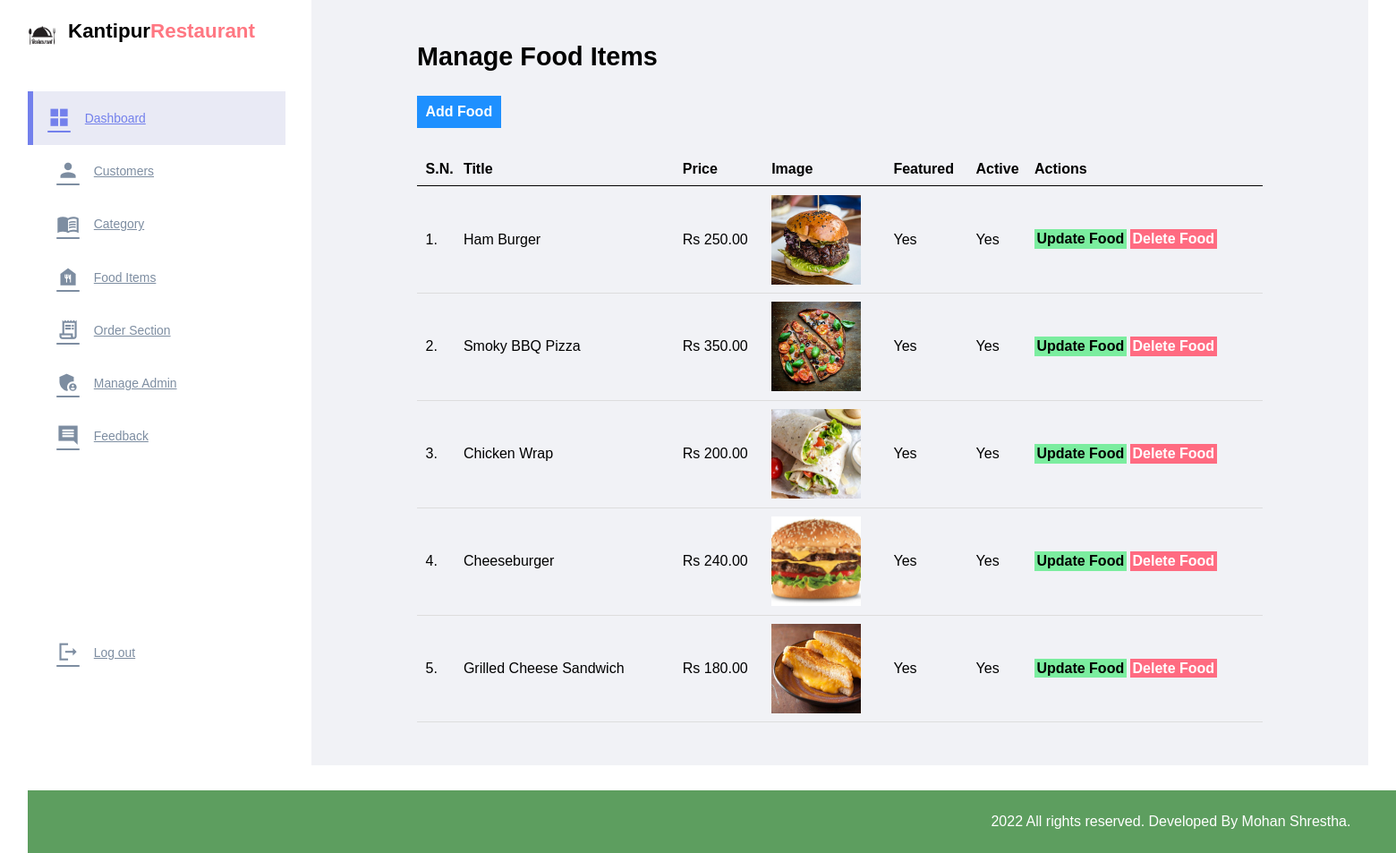
The app's page /admin/manage-food.php (signed in) with its own data.
### tables this page shows
CREATE TABLE `tbl_food` (
  `id` int(10) UNSIGNED NOT NULL,
  `title` varchar(100) NOT NULL,
  `description` text NOT NULL,
  `price` decimal(10,2) NOT NULL,
  `image_name` varchar(255) NOT NULL,
  `category_id` int(10) UNSIGNED NOT NULL,
  `featured` varchar(10) NOT NULL,
  `active` varchar(10) NOT NULL
);

### admin/manage-food.php (the view, shortened to what this page needs)
<?php include('partials/menu.php'); ?>
<div class="main-content">
    <div class="wrapper">
        <h1>Manage Food Items</h1>
        <br /><br />
                <a href="<?php echo ADMIN_URI; ?>admin/add-food.php" class="btn-primary">Add Food</a>
                <br /><br /><br />
                <table class="tbl-full">
                    <tr>
                        <th>S.N.</th>
                        <th>Title</th>
                        <th>Price</th>
                        <th>Image</th>
                        <th>Featured</th>
                        <th>Active</th>
                        <th>Actions</th>
                    </tr>
                    <?php
                        $sql = "SELECT * FROM tbl_food";
                        $res = mysqli_query($conn, $sql);
                        $count = mysqli_num_rows($res);
                        $sn=1;
                        if($count>0)
                        {
                            while($row=mysqli_fetch_assoc($res))
                            {
                                $id = $row['id'];
                                $title = $row['title'];
                                $price = $row['price'];
                                $image_name = $row['image_name'];
                                $featured = $row['featured'];
                                $active = $row['active'];
                                ?>
                                <tr>
                                    <td><?php echo $sn++; ?>. </td>
                                    <td><?php echo $title; ?></td>
                                    <td>Rs <?php echo $price; ?></td>
                                    <td>
                                        <?php
                                            if($image_name=="")
                                            {
                                                echo "<div class='error'>Image not Added.</div>";
                                            }
                                            else
                                            {
                                                ?>
                                                <img src="<?php echo ADMIN_URI; ?>images/food/<?php echo $image_name; ?>" style="width:100px !important;">
                                                <?php
                                            }
                                        ?>
                                    </td>
                                    <td><?php echo $featured; ?></td>
                                    <td><?php echo $active; ?></td>
                                    <td>
                                        <a href="<?php echo ADMIN_URI; ?>admin/update-food.php?id=<?php echo $id; ?>" class="btn-secondary">Update Food</a>
                                        <a href="<?php echo ADMIN_URI; ?>admin/delete-food.php?id=<?php echo $id; ?>&image_name=<?php echo $image_name; ?>" class="btn-danger">Delete Food</a>
                                    </td>
                                </tr>
                                <?php
                            }
                        }
                        else
                        {
                            echo "<tr> <td colspan='7' class='error'> Food not Added Yet. </td> </tr>";
                        }
                    ?>
                </table>
    </div>
</div>
<?php include('partials/footer.php'); ?>

### css/admin.css (style rules this page uses)
* { margin: 0; padding: 0; font-family: Arial, Helvetica, sans-serif; }
.wrapper { padding: 1%; width: 80%; margin: 0 auto; }
.tbl-full { width: 100%; }
table { border-collapse: collapse; width: 100%; }
th, td { padding: 8px; text-align: left; border-bottom: 1px solid #ddd; }
table tr th { border-bottom: 1px solid black; padding: 1%; text-align: left; }
table tr td { padding: 1%; }
.btn-primary { background-color: #1e90ff; padding: 1%; color: white; text-decoration: none; font-weight: bold; }
.btn-secondary { background-color: #7bed9f; padding: 1%; color: black; text-decoration: none; font-weight: bold; }
.btn-danger { background-color: #ff6b81; padding: 1%; color: white; text-decoration: none; font-weight: bold; }
.main-content { background-color: #f1f2f6; padding: 3% 0; }
:root { --color-primary:#7380ec; --color-danger: #ff7782; --color-success: #41f1b6; --color-warning: #ffbb55; --color-white: #fff; --color-info-dark: #7d8da1; --color-info-light: #dce1eb; --color-dark: #363949; --color-light: rgba(132, 139, 200, 0.18); --color-primary-variant: #111e88; --color-dark-variant: #677483; --color-background: #f6f6f9; --card-border-radius: 2rem; --border-radius-1: 0.4rem; --border-radius-2: 0.8rem; --border-radius-3: 1.2rem; --card-padding: 1.8rem; --padding-1: 1.2rem; --box-shadow: 0 2rem 3rem var(--color-light); }
a { color: var(--color-dark); }
img { display: block; width: 100%; }
h1 { font-weight: 800; font-size: 1.8rem; }

### records on screen
tbl_food: title "Ham Burger", price "250.00", image_name (picture), featured "Yes", active "Yes"
tbl_food: title "Smoky BBQ Pizza", price "350.00", image_name (picture), featured "Yes", active "Yes"
tbl_food: title "Chicken Wrap", price "200.00", image_name (picture), featured "Yes", active "Yes"
tbl_food: title "Cheeseburger", price "240.00", image_name (picture), featured "Yes", active "Yes"
tbl_food: title "Grilled Cheese Sandwich", price "180.00", image_name (picture), featured "Yes", active "Yes"
